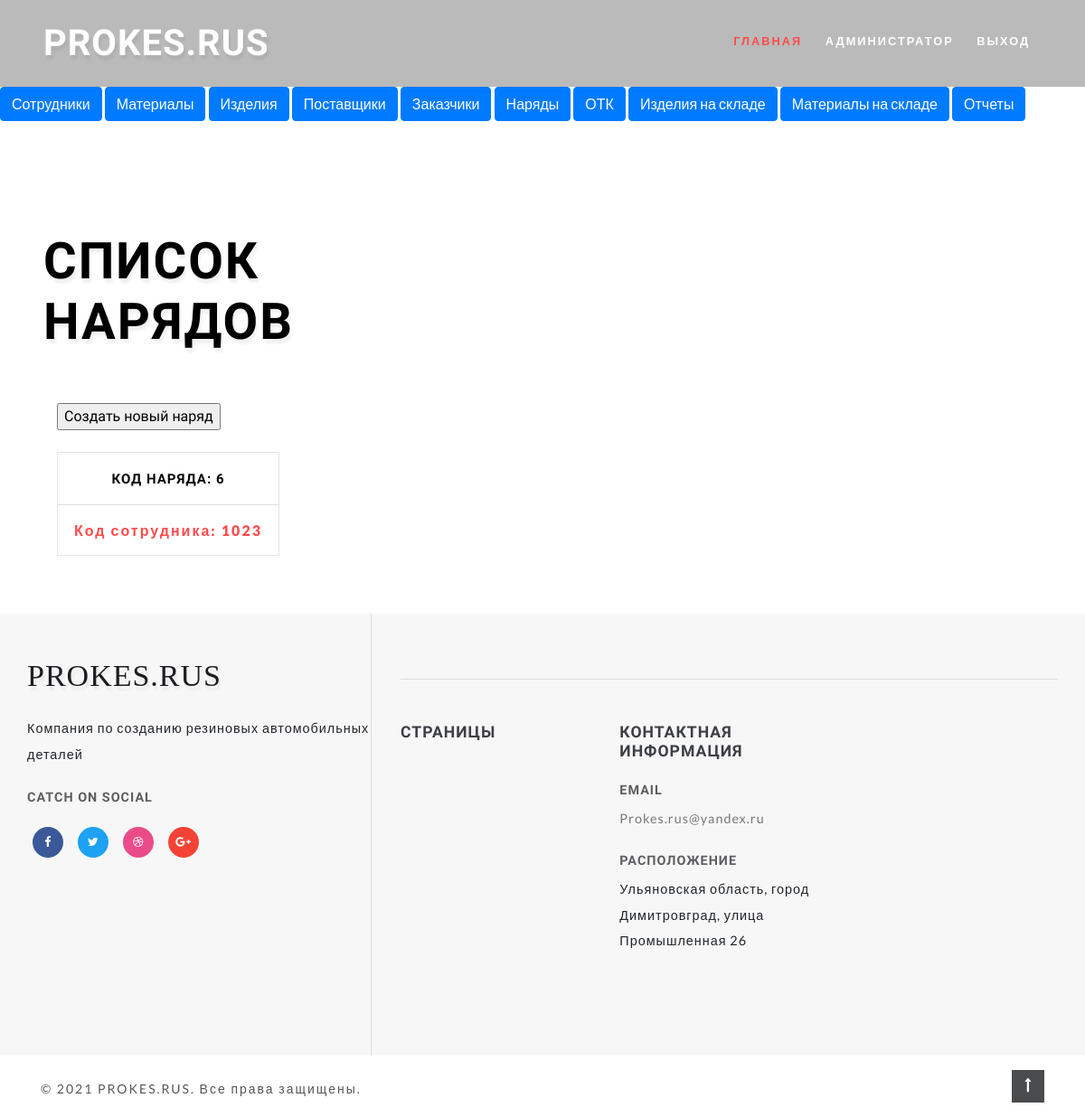
Before: /nariad_list/ (signed in) with the older database file.
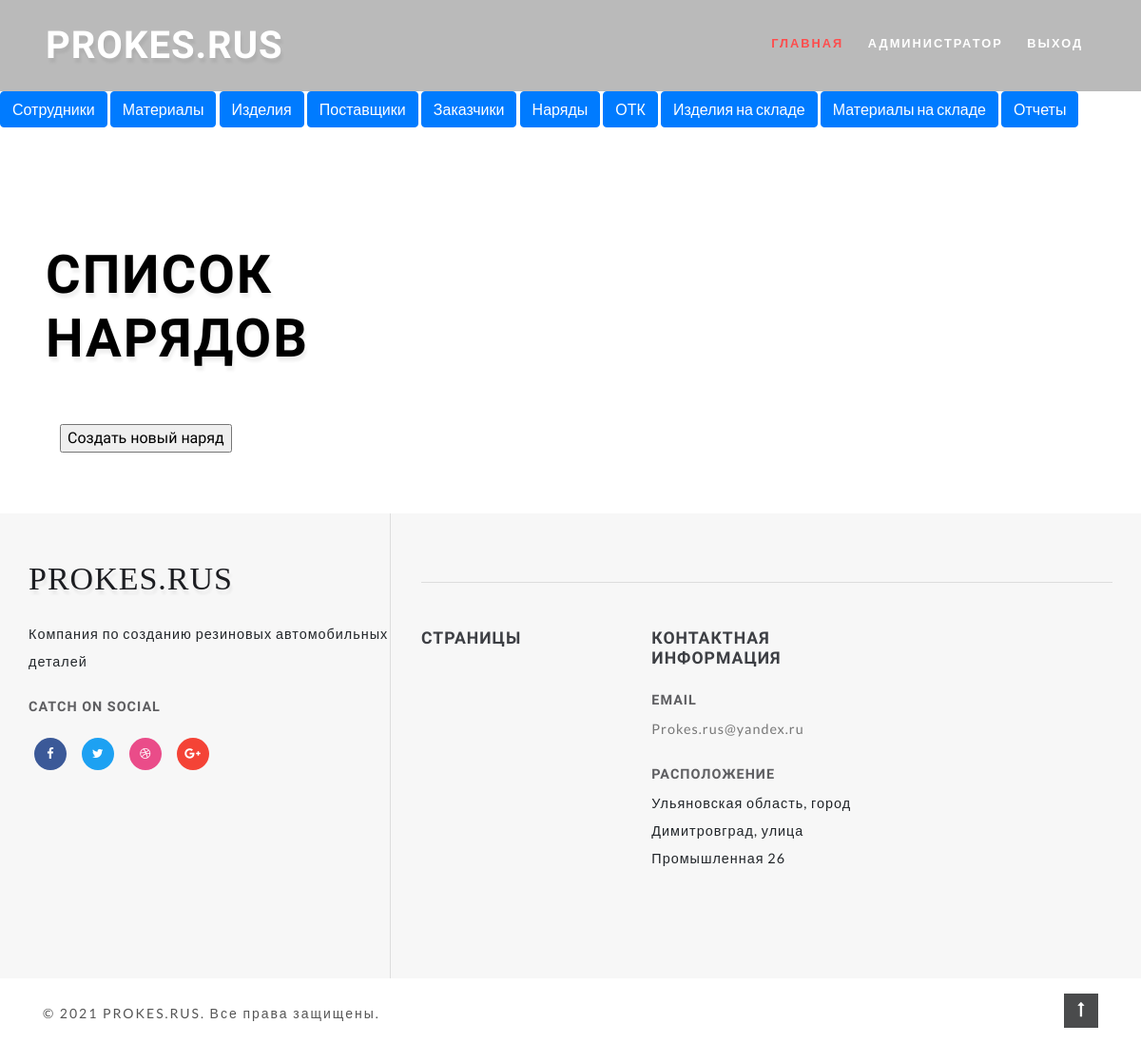
After: the same page with the newer database file.
### prokes/models.py (models this page shows, shortened)
class Nariad(models.Model):
    code = models.IntegerField('Номер наряда', unique=True)
    worker_code = models.ForeignKey(Workers, verbose_name='Код сотрудника', on_delete=models.PROTECT)
    goods_code = models.ForeignKey(Goods, verbose_name='Код изделия', on_delete=models.PROTECT)
    material_code = models.ForeignKey(Materials, verbose_name='Код смеси', on_delete=models.PROTECT)
    goods_value = models.IntegerField('Количество выпущенных изделий')
    date = models.DateField('Дата')
    used_materials = models.FloatField('Расход смеси', default=0)
    class Meta:
        verbose_name = "Наряд"
        verbose_name_plural = 'Наряды'

class Workers(models.Model):
    code = models.IntegerField('Код сотрудника', unique=True)
    name = models.CharField('ФИО', max_length=100)
    email = models.EmailField('Email', blank=True)
    phone_number = models.CharField('Номер телефона', max_length=11, default='+7')
    birthday = models.DateField('Дата рождения')
    category = models.CharField('Категория', max_length=50)
    salary = models.PositiveIntegerField('Оклад', help_text='Вводить в рублях')
    fired = models.BooleanField("Уволен", default=False)
    def __str__(self):
        return str(self.code)
    class Meta:
        verbose_name = 'Сотрудник'
        verbose_name_plural = 'Сотрудники'

### prokes/views.py (the view)
# urls.py: path("nariad_list/", views.NariadListView.as_view(), name="nariad_list"),
class NariadListView(ListView):
    model = Nariad
    queryset = Nariad.objects.all()
    template_name = "nariad/nariad_list.html"

### templates/nariad/nariad_list.html (shortened to what this page needs)
{% extends 'nariad/base.html' %}
{% block header_title %} Список нарядов {% endblock header_title %}
{% block nariad %}
    <div class="left-ads-display col-lg-9">
            <input type="button" onclick='location.href="{% url "nariad_create" %}"' value="Создать новый наряд">
        <div class="row">
            {% for nariad in nariad_list %}
                <div class="col-md-4 product-men">
                    <div class="product-shoe-info editContent text-center mt-lg-4" >
                        <div class="item-info-product">
                            <h4 class="">
                                <a href="{{ nariad.code }}" class="editContent" >
                                    Код наряда: {{ nariad.code }}
                                </a>
                            </h4>
                            <div class="product_price">
                                <div class="grid-price">
                                    <a href="{{ nariad.code }}">
                                        <span class="money editContent" >
                                            Код сотрудника: {{ nariad.worker_code }}
                                        </span>
                                    </a>
                                </div>
                            </div>
                        </div>
                    </div>
                </div>
            {% endfor %}
        </div>
    </div>
{% endblock nariad %}

### templates/nariad/base.html (shortened to what this page needs)
{% extends 'base.html' %}
{% block content %}
    {% if user.is_authenticated %}
        <section class="ab-info-main py-md-5 py-4 editContent" style="padding-left: 3rem; padding-right: 3rem;">
            <div class="container-fluid py-md-3">
                <div class="row">
                    {% block nariad %}
                    {% endblock nariad %}
                </div>
            </div>
        </section>
    {% else %}
        <h3 align="center">Для просмотра информации пожалуйста <a href="{% url 'account_login' %}" style=" font-weight: 700; text-transform: uppercase;">
            авторизируйтесь</a></h3>
    {% endif %}
{% endblock content %}

### templates/base.html (shortened to what this page needs)
<!DOCTYPE html>
{% load static %}
<html lang="ru">
<head>
    <link rel="stylesheet" href="{% static 'css/bootstrap.css' %}">
    <link rel="stylesheet" href="{% static 'css/style.css' %}" type="text/css" media="all">
    <link href="{% static 'css/font-awesome.css' %}" rel="stylesheet">
</head>
<body>
<div id="page" class="page">
        <header class="header">
            <div class="container-fluid px-lg-5">
                <nav class="py-4">
                    <div id="logo">
                        <h1> <a href="{% url "main" %}" class="editContent" style="outline: none; outline-offset: -2px;
                             color: rgb(255, 255, 255); font-size: 40px;
                              background-color: rgba(0, 0, 0, 0); font-family: &quot;Source Sans Pro&quot;
                              , sans-serif;">PROKES.RUS</a></h1>
                    </div>
                    <ul class="menu mt-2">
                        <li class="active"><a href="{% url "main" %}">Главная</a></li>
                        <li><a href="{% url 'admin:index' %}" style="color: rgb(255, 255, 255); font-weight: 700; text-transform: uppercase;">Администратор</a></li>
                        {% if user.is_authenticated %}
                            <li><a href="{% url 'account_logout' %}" style="color: rgb(255, 255, 255); font-weight: 700; text-transform: uppercase;">Выход</a></li>
                        {% else %}
                            <li><a href="{% url 'account_login' %}" style="color: rgb(255, 255, 255); font-weight: 700; text-transform: uppercase;">Вход</a></li>
                        {% endif %}
                    </ul>
                </nav>
            </div>
        <div style="background-color: white">
            <a href="{% url "workers_list" %} " class="btn btn-primary">Сотрудники</a>
            <a href="{% url "material_list" %}" class="btn btn-primary">Материалы</a>
            <a href="{% url "goods_list" %}" class="btn btn-primary">Изделия</a>
            <a href="{% url "supplier_list" %}" class="btn btn-primary">Поставщики</a>
            <a href="{% url "customer_list" %}" class="btn btn-primary">Заказчики</a>
            <a href="{% url "nariad_list" %}" class="btn btn-primary">Наряды</a>
            <a href="{% url "otk_list" %}" class="btn btn-primary">ОТК</a>
            <a href="{% url "storage_goods_list" %}" class="btn btn-primary">Изделия на складе</a>
            <a href="{% url "storage_material_list" %}" class="btn btn-primary">Материалы на складе</a>
            <a href="{% url "report_list" %}" class="btn btn-primary">Отчеты</a>
        </div>
        </header>
        <div class="banner-info">
            <h3 class="mb-4 editContent" style="cursor: default; color: black">
            {% if user.is_authenticated %}
                {% block header_title %} {% endblock %}
            {% else %}
                Вы не авторизированы!
            {% endif %}
            </h3>
        </div>
    </div>
    {% block content %}
    {% endblock content %}
    {% include 'include/footer.html' %}
</body>
</html>

### templates/include/footer.html (shortened to what this page needs)
<footer class="editContent">
    <div class="container">
        <div class="row footer-top">
            <div class="col-lg-4 footer-grid_section_w3layouts">
                <h2 class="logo-2 mb-lg-4 mb-4">
                    <a href="{% url "customer_list" %}" class="editContent">
                        <span class="fa" aria-hidden="true" >
                            PROKES.RUS
                        </span>
                    </a>
                </h2>
                <p class="editContent" >
                    Компания по созданию резиновых автомобильных деталей
                </p>
                <h4 class="sub-con-fo ad-info my-4 editContent" >Catch on Social</h4>
                <ul class="w3layouts_social_list media-soc list-unstyled">
                    <li>
                        <a href="#" class="w3pvt_facebook editContent" >
                            <span class="fa fa-facebook-f" ></span>
                        </a>
                    </li>
                    <li>
                        <a href="#" class="w3pvt_twitter editContent" >
                            <span class="fa fa-twitter" ></span>
                        </a>
                    </li>
                    <li>
                        <a href="#" class="w3pvt_dribble editContent" >
                            <span class="fa fa-dribbble" ></span>
                        </a>
                    </li>
                    <li>
                        <a href="#" class="w3pvt_google editContent" >
                            <span class="fa fa-google-plus" ></span>
                        </a>
                    </li>
                </ul>
            </div>
            <div class="col-lg-8 footer-right">
                <div class="row mt-lg-4 bottom-w3layouts-sec-nav mx-0">
                    <div class="col-md-4 footer-grid_section_w3layouts">
                        <div class="agileinfo_social_icons">
                            <h3 class="footer-title text-uppercase editContent mb-lg-4 mb-3" >Страницы</h3>
                        </div>
                    </div>
                    <div class="col-md-4 footer-grid_section_w3layouts my-md-0 my-5">
                        <h3 class="footer-title text-uppercase text-wh mb-lg-4 mb-3 editContent" >Контактная информация</h3>
                        <div class="contact-info">
                            <div class="footer-address-inf my-4">
                                <h4 class="ad-info mb-2 editContent" >Email </h4>
                                <p class="editContent" ><a href="mailto:Prokes.rus@yandex.ru">Prokes.rus@yandex.ru</a></p>
                            </div>
                            <div class="footer-address-inf">
                                <h4 class="ad-info mb-2 editContent" >Расположение</h4>
                                <p class="editContent" >Ульяновская область, город Димитровград, улица Промышленная 26</p>
                            </div>
                        </div>
                    </div>
                </div>
            </div>
        </div>
    </div>
</footer>
<div class="cpy-right py-3">
    <div class="container">
        <div class="row">
            <p class="col-md-10 text-left">© 2021 PROKES.RUS. Все права защищены.
            </p>
            <a href="#home" class="move-top text-right col-md-2"><span class="fa fa-long-arrow-up" aria-hidden="true" ></span></a>
        </div>
    </div>
</div>

### static/css/style.css (style rules this page uses)
html, body { margin: 0; font-size: 100%; background: #fff; font-family: 'Lato', sans-serif; scroll-behavior: smooth; }
body a { text-decoration: none; transition: 0.5s all; -webkit-transition: 0.5s all; -moz-transition: 0.5s all; -o-transition: 0.5s all; -ms-transition: 0.5s all; }
input[type="button"], input[type="submit"], input[type="text"], input[type="email"], input[type="search"] { transition: 0.5s all; -webkit-transition: 0.5s all; -moz-transition: 0.5s all; -o-transition: 0.5s all; -ms-transition: 0.5s all; font-family: 'Source Sans Pro', sans-serif; }
h1, h2, h3, h4, h5, h6 { margin: 0; letter-spacing: 1px; font-weight: 600; font-family: 'Source Sans Pro', sans-serif; }
p { font-size: 0.9em; line-height: 2em; letter-spacing: 1px; }
ul { margin: 0; padding: 0; }
header { position: absolute; z-index: 9; width: 100%; background-color: #00000045; }
nav { margin: 0; padding: 0; }
#logo a { float: left; display: initial; margin: 0; letter-spacing: 1px; color: #fff; font-size: 1em; font-weight: 700; text-shadow: 2px 5px 3px rgba(0, 0, 0, 0.06); font-family: 'Source Sans Pro', sans-serif; }
nav:after { content: ""; display: table; clear: both; }
nav ul { float: right; padding: 0; margin: 0; list-style: none; position: relative; }
nav ul li { display: inline-block; float: left; }
.menu li a { font-weight: 700; font-size: 0.8em; letter-spacing: 2px; padding-left: 0; padding-right: 0; padding: 10px 0; margin: 0px 1em; color: #fff; text-transform: uppercase; -webkit-transition: 0.5s all ease; -moz-transition: 0.5s all ease; -o-transition: 0.5s all ease; -ms-transition: 0.5s all ease; }
.menu li.active a { color: #ff4c4c !important; }
li > a:only-child:after { content: ''; }
.banner-info { padding: 16em 0 0em 3em; width: 32%; }
.banner-info h3 { font-size: 3.5em; letter-spacing: 2px; color: #fff; text-transform: uppercase; text-shadow: 2px 5px 3px rgba(0, 0, 0, 0.06); }
footer { background: #f7f7f7; }
h3.footer-title { font-size: 1.1em; font-weight: 600; letter-spacing: 1px; color: #3d3f44; }
footer p { font-size: 0.9em; }
.bottom-w3layouts-sec-nav { border-top: 1px solid #ddd; }
h2.logo-2 a { font-weight: 700; font-size: 34px; color: #1c1d21; text-shadow: 2px 5px 3px rgba(0, 0, 0, 0.06); letter-spacing: 1px; }
.w3layouts_social_list li { display: inline-block; }
.w3layouts_social_list li a { width: 34px; height: 34px; text-align: center; display: inline-block; font-size: 13px; border-radius: 50%; margin: 0 0.5em; }
.w3layouts_social_list li a span { color: #fff; line-height: 34px; }
a.w3pvt_facebook { background: #3b5998; }
a.w3pvt_twitter { background: #1da1f2; }
a.w3pvt_dribble { background: #ea4c89; }
a.w3pvt_google { background: #F44336; }
.contact-info h4, h4.sub-con-fo { font-size: 0.9em; letter-spacing: 1px; color: #5e5e61; font-weight: 600; text-transform: uppercase; }
.footer-grid_section_w3layouts li a { color: #727377; font-size: 0.8em; letter-spacing: 1px; display: block; margin: 1em 0; }
ul.w3layouts_social_list.media-soc li a { display: inline-block; margin: 0em 0.5em; }
.footer-right { border-left: 1px solid #ddd; padding: 3em 0em 3em 2em; }
.footer-grid_section_w3layouts { padding: 3em 0; }
.contact-info a { color: #777; }
.cpy-right { display: flex; }
.cpy-right p { letter-spacing: 2px; font-size: 14px; margin-bottom: 0; margin-top: 0.5em; color: #555; }
a.move-top span { color: #fff; width: 36px; height: 36px; text-align: center; border: none; line-height: 2em; background: #4a4b4c; }
@media (max-width: 1366px) { .banner-info { padding: 16em 0 0em 3em; width: 38%; } }

Changed rows visible on the page:
removed Nariad: code "6", worker_code "1023"
